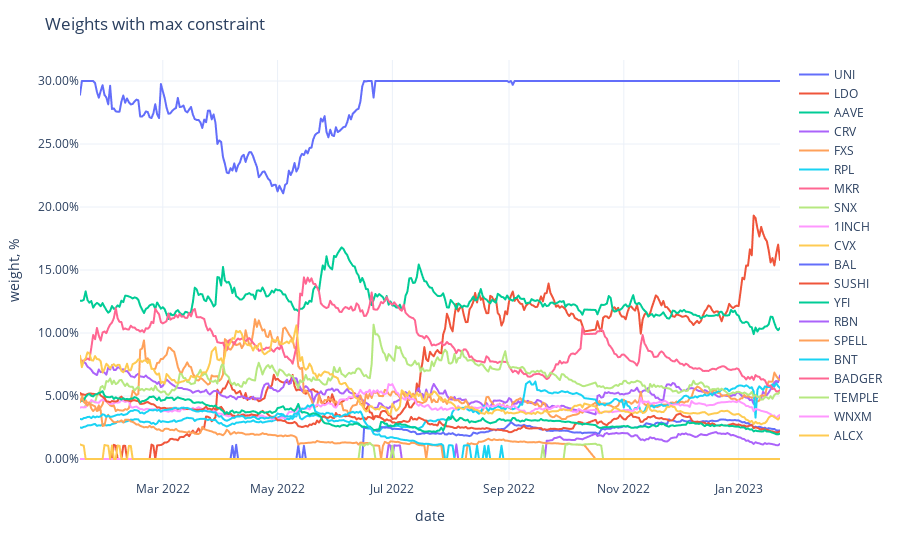

Source (notebook cell):
### Code cell
fig = px.line(adjusted_weights,
              labels={'value': 'weight, %', 'variable': ''})
fig.update_traces(
    hovertemplate="%{y}"
)
fig.update_yaxes(
    tickformat=".2%",
)
fig.update_xaxes(
    showspikes=True,
    spikethickness=2,
    spikedash="dot",
    spikecolor="#999999",
    spikemode="across",
)
fig.update_layout(
    hovermode="x",
    hoverdistance=100,  ## Distance to show hover label of data point
    spikedistance=1000,  ## Distance to show spike
    template='plotly_white',
    title='Weights with max constraint'
)

### Figure 1 — Plotly figure (JSON) as saved in the notebook; plotly's stock layout.template omitted (floating-point values rounded to 4 significant figures; data arrays with more than 128 entries replaced by an {"elided": "..."} marker saying what was removed)
{"data": [{"hovertemplate": "%{y}", "legendgroup": "UNI", "line": {"color": "#636efa", "dash": "solid"}, "marker": {"symbol": "circle"}, "mode": "lines", "name": "UNI", "showlegend": true, "type": "scattergl", "x": {"elided": "368 str values"}, "xaxis": "x", "y": {"elided": "368 float values"}, "yaxis": "y"}, {"hovertemplate": "%{y}", "legendgroup": "LDO", "line": {"color": "#EF553B", "dash": "solid"}, "marker": {"symbol": "circle"}, "mode": "lines", "name": "LDO", "showlegend": true, "type": "scattergl", "x": {"elided": "368 str values"}, "xaxis": "x", "y": {"elided": "368 float values"}, "yaxis": "y"}, {"hovertemplate": "%{y}", "legendgroup": "AAVE", "line": {"color": "#00cc96", "dash": "solid"}, "marker": {"symbol": "circle"}, "mode": "lines", "name": "AAVE", "showlegend": true, "type": "scattergl", "x": {"elided": "368 str values"}, "xaxis": "x", "y": {"elided": "368 float values"}, "yaxis": "y"}, {"hovertemplate": "%{y}", "legendgroup": "CRV", "line": {"color": "#ab63fa", "dash": "solid"}, "marker": {"symbol": "circle"}, "mode": "lines", "name": "CRV", "showlegend": true, "type": "scattergl", "x": {"elided": "368 str values"}, "xaxis": "x", "y": {"elided": "368 float values"}, "yaxis": "y"}, {"hovertemplate": "%{y}", "legendgroup": "FXS", "line": {"color": "#FFA15A", "dash": "solid"}, "marker": {"symbol": "circle"}, "mode": "lines", "name": "FXS", "showlegend": true, "type": "scattergl", "x": {"elided": "368 str values"}, "xaxis": "x", "y": {"elided": "368 float values"}, "yaxis": "y"}, {"hovertemplate": "%{y}", "legendgroup": "RPL", "line": {"color": "#19d3f3", "dash": "solid"}, "marker": {"symbol": "circle"}, "mode": "lines", "name": "RPL", "showlegend": true, "type": "scattergl", "x": {"elided": "368 str values"}, "xaxis": "x", "y": {"elided": "368 float values"}, "yaxis": "y"}, {"hovertemplate": "%{y}", "legendgroup": "MKR", "line": {"color": "#FF6692", "dash": "solid"}, "marker": {"symbol": "circle"}, "mode": "lines", "name": "MKR", "showlegend": true, "type": "scattergl", "x": {"elided": "368 str values"}, "xaxis": "x", "y": {"elided": "368 float values"}, "yaxis": "y"}, {"hovertemplate": "%{y}", "legendgroup": "SNX", "line": {"color": "#B6E880", "dash": "solid"}, "marker": {"symbol": "circle"}, "mode": "lines", "name": "SNX", "showlegend": true, "type": "scattergl", "x": {"elided": "368 str values"}, "xaxis": "x", "y": {"elided": "368 float values"}, "yaxis": "y"}, {"hovertemplate": "%{y}", "legendgroup": "1INCH", "line": {"color": "#FF97FF", "dash": "solid"}, "marker": {"symbol": "circle"}, "mode": "lines", "name": "1INCH", "showlegend": true, "type": "scattergl", "x": {"elided": "368 str values"}, "xaxis": "x", "y": {"elided": "368 float values"}, "yaxis": "y"}, {"hovertemplate": "%{y}", "legendgroup": "CVX", "line": {"color": "#FECB52", "dash": "solid"}, "marker": {"symbol": "circle"}, "mode": "lines", "name": "CVX", "showlegend": true, "type": "scattergl", "x": {"elided": "368 str values"}, "xaxis": "x", "y": {"elided": "368 float values"}, "yaxis": "y"}, {"hovertemplate": "%{y}", "legendgroup": "BAL", "line": {"color": "#636efa", "dash": "solid"}, "marker": {"symbol": "circle"}, "mode": "lines", "name": "BAL", "showlegend": true, "type": "scattergl", "x": {"elided": "368 str values"}, "xaxis": "x", "y": {"elided": "368 float values"}, "yaxis": "y"}, {"hovertemplate": "%{y}", "legendgroup": "SUSHI", "line": {"color": "#EF553B", "dash": "solid"}, "marker": {"symbol": "circle"}, "mode": "lines", "name": "SUSHI", "showlegend": true, "type": "scattergl", "x": {"elided": "368 str values"}, "xaxis": "x", "y": {"elided": "368 float values"}, "yaxis": "y"}, {"hovertemplate": "%{y}", "legendgroup": "YFI", "line": {"color": "#00cc96", "dash": "solid"}, "marker": {"symbol": "circle"}, "mode": "lines", "name": "YFI", "showlegend": true, "type": "scattergl", "x": {"elided": "368 str values"}, "xaxis": "x", "y": {"elided": "368 float values"}, "yaxis": "y"}, {"hovertemplate": "%{y}", "legendgroup": "RBN", "line": {"color": "#ab63fa", "dash": "solid"}, "marker": {"symbol": "circle"}, "mode": "lines", "name": "RBN", "showlegend": true, "type": "scattergl", "x": {"elided": "368 str values"}, "xaxis": "x", "y": {"elided": "368 float values"}, "yaxis": "y"}, {"hovertemplate": "%{y}", "legendgroup": "SPELL", "line": {"color": "#FFA15A", "dash": "solid"}, "marker": {"symbol": "circle"}, "mode": "lines", "name": "SPELL", "showlegend": true, "type": "scattergl", "x": {"elided": "368 str values"}, "xaxis": "x", "y": {"elided": "368 float values"}, "yaxis": "y"}, {"hovertemplate": "%{y}", "legendgroup": "BNT", "line": {"color": "#19d3f3", "dash": "solid"}, "marker": {"symbol": "circle"}, "mode": "lines", "name": "BNT", "showlegend": true, "type": "scattergl", "x": {"elided": "368 str values"}, "xaxis": "x", "y": {"elided": "368 float values"}, "yaxis": "y"}, {"hovertemplate": "%{y}", "legendgroup": "BADGER", "line": {"color": "#FF6692", "dash": "solid"}, "marker": {"symbol": "circle"}, "mode": "lines", "name": "BADGER", "showlegend": true, "type": "scattergl", "x": {"elided": "368 str values"}, "xaxis": "x", "y": {"elided": "368 int values"}, "yaxis": "y"}, {"hovertemplate": "%{y}", "legendgroup": "TEMPLE", "line": {"color": "#B6E880", "dash": "solid"}, "marker": {"symbol": "circle"}, "mode": "lines", "name": "TEMPLE", "showlegend": true, "type": "scattergl", "x": {"elided": "368 str values"}, "xaxis": "x", "y": {"elided": "368 float values"}, "yaxis": "y"}, {"hovertemplate": "%{y}", "legendgroup": "WNXM", "line": {"color": "#FF97FF", "dash": "solid"}, "marker": {"symbol": "circle"}, "mode": "lines", "name": "WNXM", "showlegend": true, "type": "scattergl", "x": {"elided": "368 str values"}, "xaxis": "x", "y": {"elided": "368 int values"}, "yaxis": "y"}, {"hovertemplate": "%{y}", "legendgroup": "ALCX", "line": {"color": "#FECB52", "dash": "solid"}, "marker": {"symbol": "circle"}, "mode": "lines", "name": "ALCX", "showlegend": true, "type": "scattergl", "x": {"elided": "368 str values"}, "xaxis": "x", "y": {"elided": "368 float values"}, "yaxis": "y"}], "layout": {"hoverdistance": 100, "hovermode": "x", "legend": {"title": {"text": ""}, "tracegroupgap": 0}, "margin": {"t": 60}, "spikedistance": 1000, "title": {"text": "Weights with max constraint"}, "xaxis": {"anchor": "y", "domain": [0, 1], "showspikes": true, "spikecolor": "#999999", "spikedash": "dot", "spikemode": "across", "spikethickness": 2, "title": {"text": "date"}}, "yaxis": {"anchor": "x", "domain": [0, 1], "tickformat": ".2%", "title": {"text": "weight, %"}}}}
